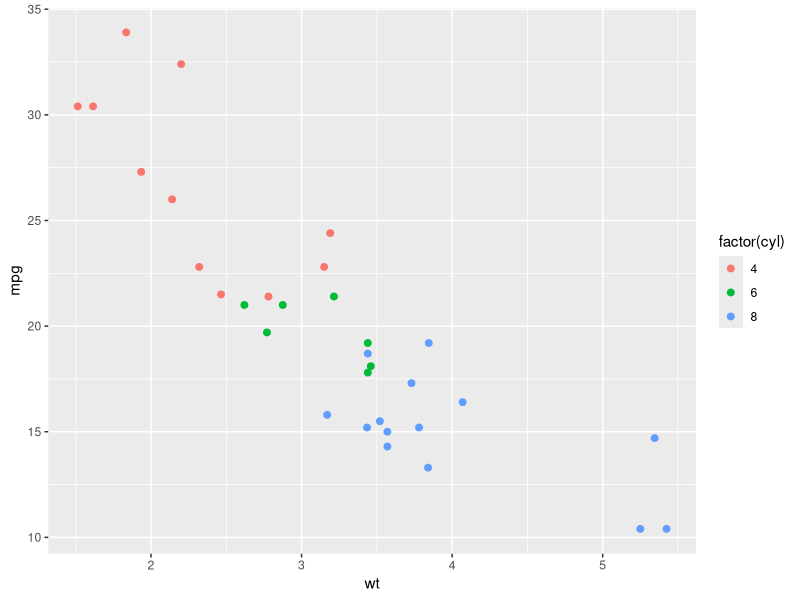
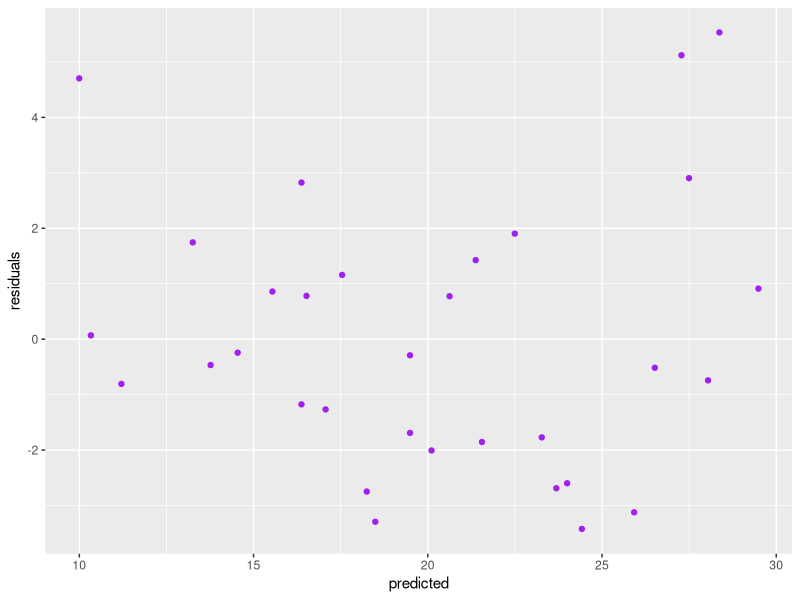

Generate these figures, in order, with R:
## ---- chunk 1
library(ggplot2)
str(mtcars)

## ---- chunk 2
cor(mtcars$wt,mtcars$hp)
cor(mtcars$wt,mtcars$disp)
cor(mtcars$wt,mtcars$cyl)
cor(mtcars$cyl,mtcars$hp)
cor(mtcars$cyl,mtcars$disp)
cor(mtcars$hp,mtcars$disp)
## ---- chunk 3
fit1<-lm(data=mtcars,mpg ~ factor(am))
fit2<-lm(data=mtcars,mpg ~ factor(am) + wt   )
fit3<-lm(data=mtcars,mpg ~ factor(am) + wt  + hp )
fit4<-lm(data=mtcars,mpg ~ factor(am) + wt  + hp + cyl)
fit5<-lm(data=mtcars,mpg ~ factor(am) + wt  + hp + cyl + disp)
## ---- chunk 4
anova(fit1,fit2,fit3,fit4,fit5)
## ---- chunk 5
sum3<-summary(fit3)
coef(sum3)
#fit3$coeff
## ---- chunk 6
h<-ggplot(data=mtcars,aes(y=mpg,x=wt,colour=factor(cyl))) + geom_point(size=2) 
print(h)
## ---- chunk 7
fitdata<-data.frame(residuals=resid(fit3),predicted=predict(fit3))
j<-ggplot(data=fitdata,aes(x=predicted,y=residuals)) + geom_point(colour='purple')
print(j)
